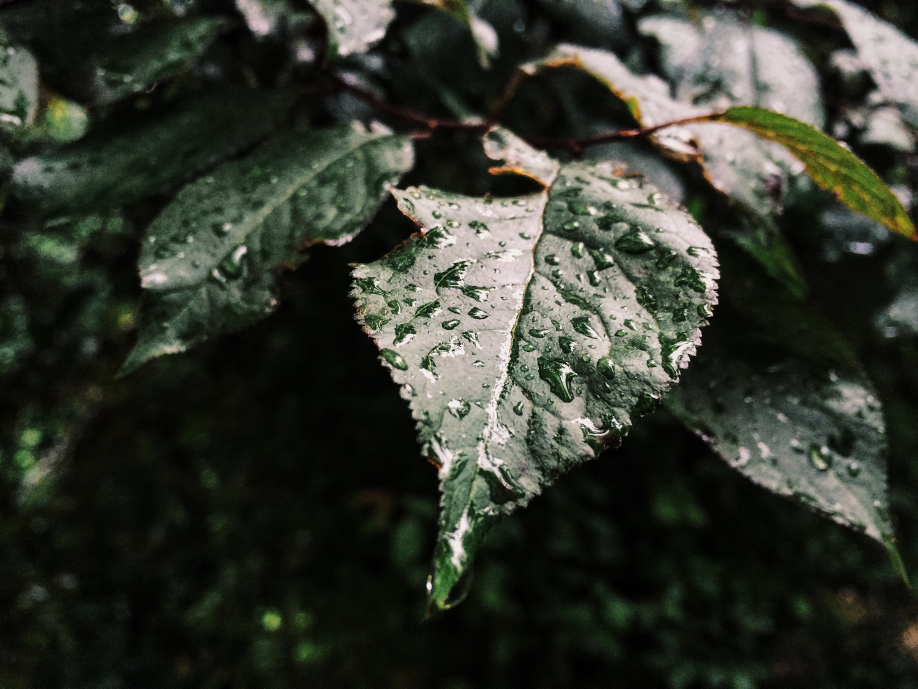
#> input picture LR_4/leaf.JPG, 1836 x 1377 px, found by its file name (shown at 1/2 size)
$ python task2.py
#> lines starting #> are read from the running program, lines starting #| are printed output that depends on the picture
import math
import cv2
import numpy as np
def get_angle(x,y):
    tg = y/x if x!=0 else 999
    if y>0:
        if x>0:
            if tg<0.414:
                return 2
            if tg>2.414:
                return 4
            else:
                return 3
        else:
            if tg<-2.414:
                return 4
            if tg<-0.414:
                return 5
            elif tg>-0.414:
                return 6
    else:
        if x>0:
            if tg<-2.414:
                return 0
            if tg<-0.414:
                return 1
            if tg>-0.414:
                return 2
        else:
            if tg>2.414:
                return 0
            if tg<2.414:
                return 7
            if tg < 0.414:
                return 6

def roll(img,kernel):
    size = len(kernel)
    copy = img.copy()
    s = size//2
    for i in range(s,copy.shape[0]-s):
        for j in range(s,copy.shape[1]-s):
            val = 0
            for k in range(-s,s+1):
                for l in range(-s,s+1):
                    val+=copy[i+k,j+l]*kernel[s+k][s+l]
            copy[i,j] = val
    return copy


img = cv2.imread('leaf.jpg',cv2.IMREAD_GRAYSCALE)
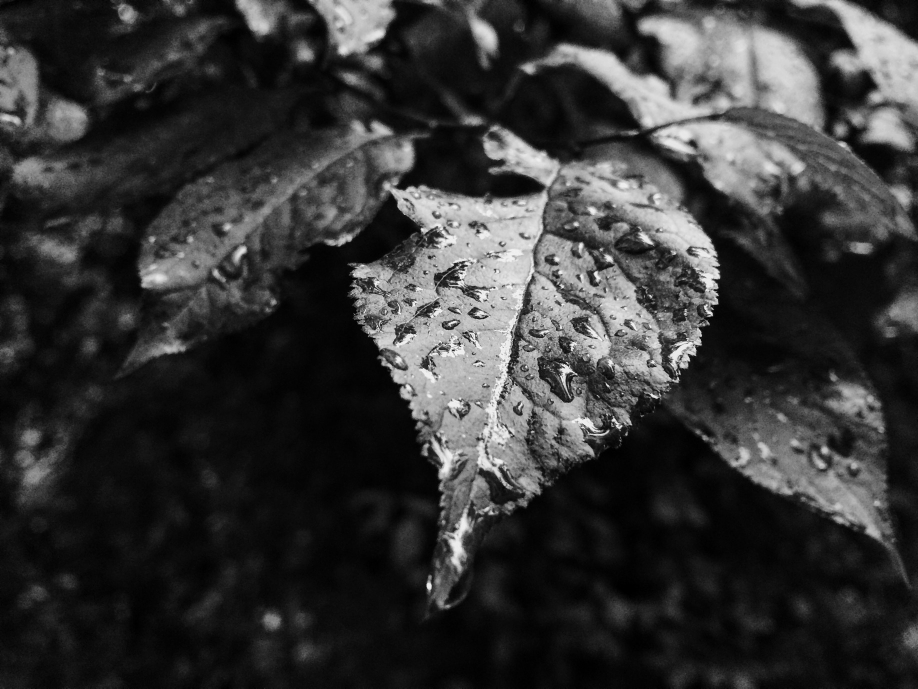
#> img: shape (1377, 1836) (shown at 1/2 size); min 0, max 253, mean 53.2
img = cv2.resize(img, (350,200))
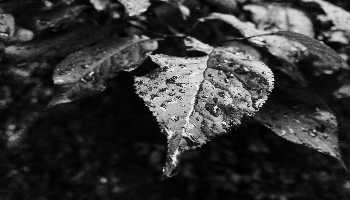
#> img: shape (200, 350); min 0, max 244, mean 53.1


Gx = [[-1, 0, 1], [-2, 0, 2], [-1, 0, 1]]
Gy = [[-1, -2, -1], [0, 0, 0], [1, 2, 1]]

img_Gx = roll(img, Gx)
#> after the loop in roll, `for i in range(s,copy.shape[0]-s):`:
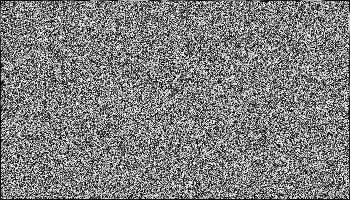
#> copy: shape (200, 350); min 0, max 255, mean 126.1
img_Gy = roll(img,Gy)
#> after the loop in roll (call 2), `for i in range(s,copy.shape[0]-s):`:
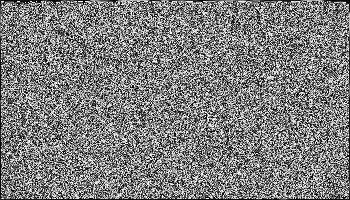
#> copy: shape (200, 350); min 0, max 255, mean 125.9
matr_grd_length = np.zeros(img.shape)

for i in range(img.shape[0]):
    for j in range(img.shape[1]):
        matr_grd_length[i,j] = math.sqrt(img_Gx[i,j]**2 + img_Gy[i,j]**2)
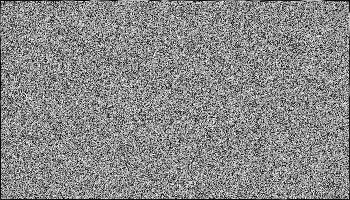
#> matr_grd_length: shape (200, 350) float64; min 0, max 359.2, mean 192.9; drawn with min black and max white

matr_grd_dir = np.zeros(img.shape)

for i in range(img.shape[0]):
    for j in range(img.shape[1]):
        matr_grd_dir[i,j] = get_angle(img_Gx[i,j],img_Gy[i,j])
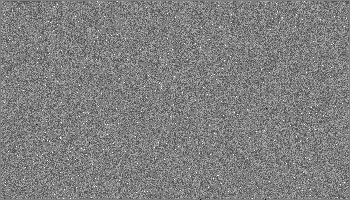
#> matr_grd_dir: shape (200, 350) float64; min 0, max 6, mean 3.01; drawn with min black and max white

print(matr_grd_dir)
#> (printed output is left out)
